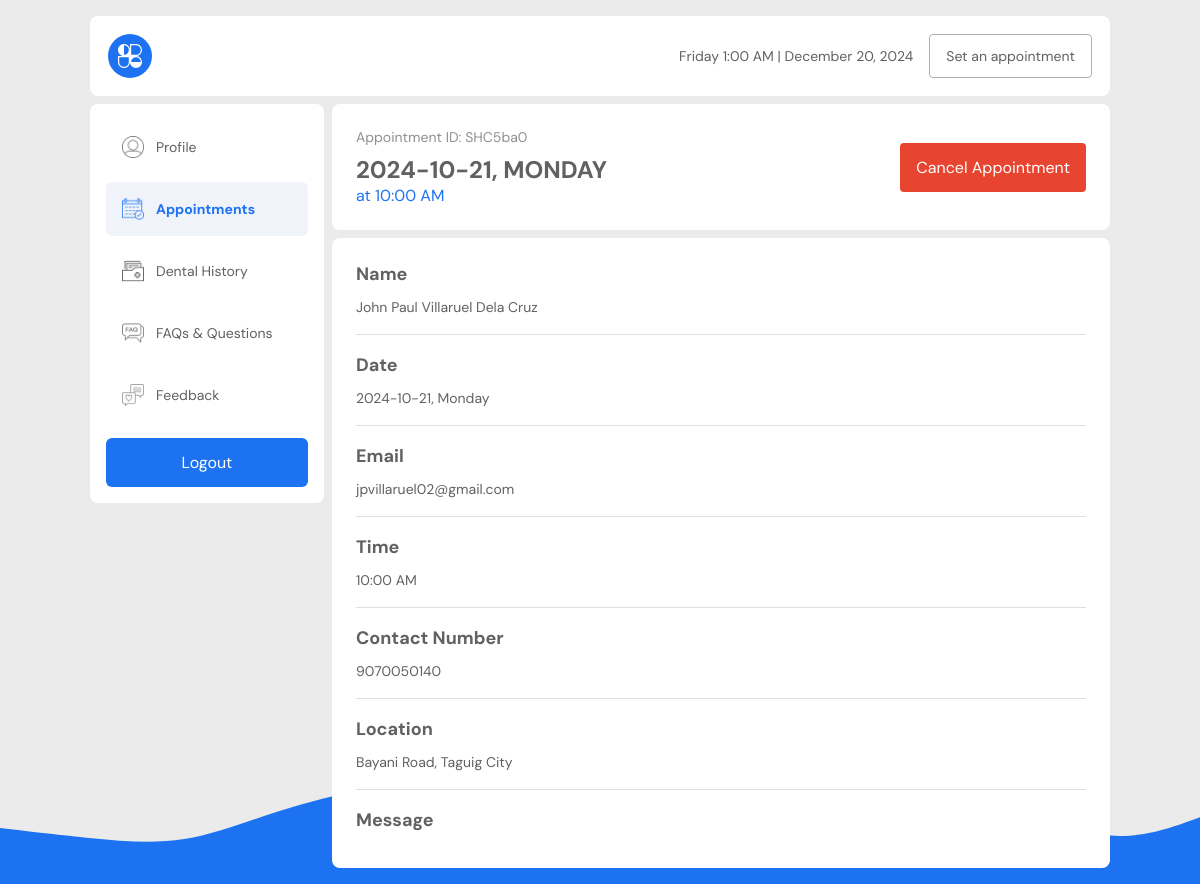
The app's page /user_pages/appointment_page.php (signed in), older data.
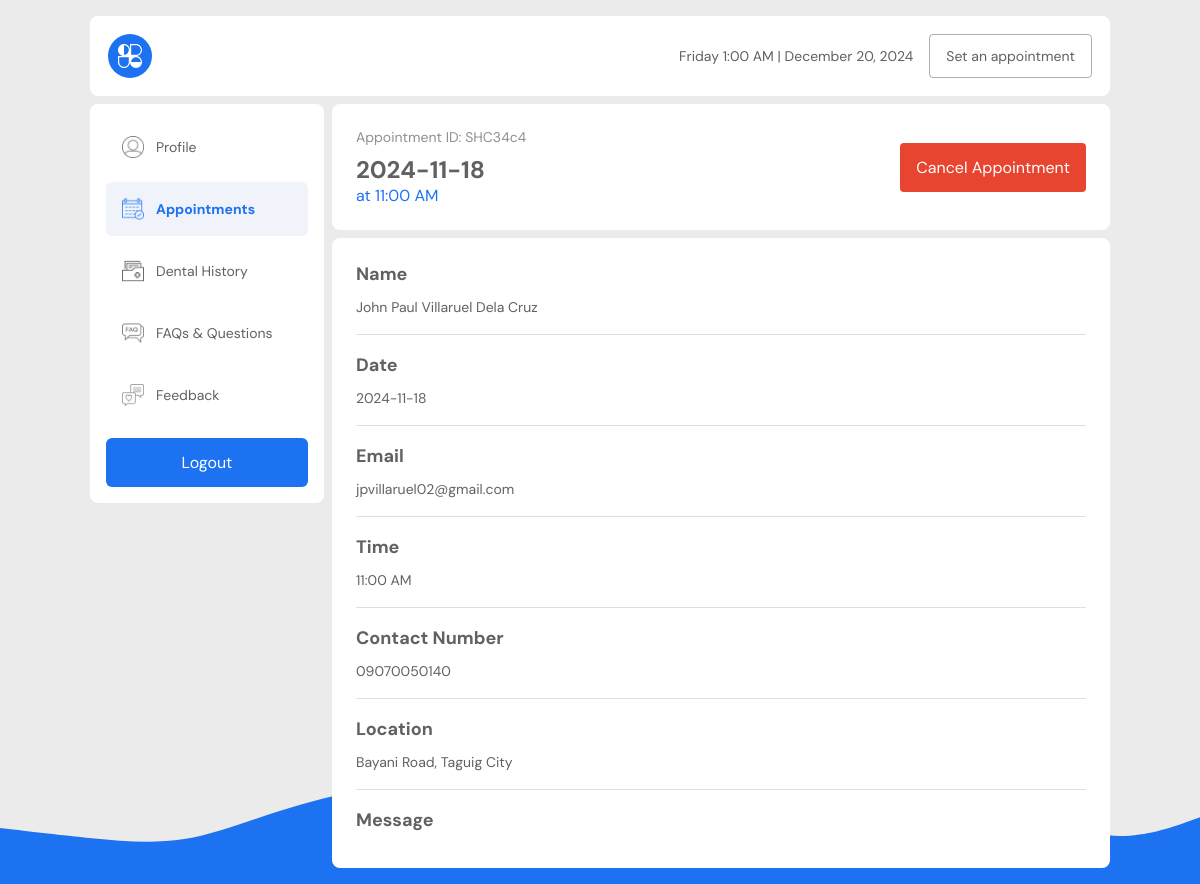
The same page, newer data.
### tables this page shows
CREATE TABLE `appointments` (
  `user_id` varchar(100) NOT NULL,
  `doctor_id` varchar(100) DEFAULT NULL,
  `appointment_id` varchar(20) NOT NULL,
  `label` varchar(100) NOT NULL,
  `name` varchar(255) NOT NULL,
  `email` varchar(255) NOT NULL,
  `contact` varchar(30) NOT NULL,
  `message` text NOT NULL,
  `date` varchar(30) NOT NULL,
  `time` varchar(30) NOT NULL,
  `service` varchar(100) NOT NULL,
  `location` varchar(100) NOT NULL,
  `status` varchar(50) NOT NULL,
  `created_at` datetime NOT NULL
);

### user_pages/appointment_page.php (the view, shortened to what this page needs)
<?php
require_once '../includes/dbh.inc.php';
  $user_id = $_SESSION['user_id'];
  $query = "SELECT * FROM appointments WHERE user_id = ? AND status =  'accepted' ";
  $stmt = $conn->prepare($query);
  $stmt->bind_param("s", $user_id);
  $stmt->execute();
  $result = $stmt->get_result();
?>
<!DOCTYPE html>
<html lang="en">
<head>
  <link rel="stylesheet" href="../src/dist/styles.css" />
</head>
<body class="user__page">
  <main class="user__main">
    <?php include('includes/nav.php'); ?>
    <section class="user-contents">
      <?php include('includes/sidenav.php'); ?>
    <section class="appointment__page account__container">
        <?php if ($row = $result->fetch_assoc()) {
          ?>
        <div class="appointments__container">
          <div class="appointment__item">
            <div class="header">
              <div class="header__body-text">
                <p class="appointment-id">Appointment ID: <?php echo $row["appointment_id"]; ?></p>
                <h2 class="appointment-date"><?php echo $row['date'] ?></h2>
                <p class="appointment-time">at <?php echo $row["time"]; ?></p>
              </div>
              <button class="header__cancel-btn" id="cancelAppointmentBtn">Cancel Appointment</button>
            </div>
              <div class="appointment__details">
                <div class="detail">
                  <p class="detail__header">Name</p>
                  <p class="detail__content" id="appName"><?php echo $row["name"]; ?></p>
                </div>
                <div class="detail">
                      <p class="detail__header">Date</p>
                      <p class="detail__content" id="appDate"><?php echo $row["date"]; ?></p>
                </div>
                <div class="detail">
                      <p class="detail__header">Email</p>
                      <p class="detail__content" id="appEmail"><?php echo $row["email"]; ?></p>
                </div>
                <div class="detail">
                      <p class="detail__header">Time</p>
                      <p class="detail__content" id="appTime"><?php echo $row["time"]; ?></p>
                </div>
                <div class="detail">
                      <p class="detail__header">Contact Number</p>
                      <p class="detail__content" id="appContact"><?php echo $row["contact"]; ?></p>
                </div>
                <div class="detail">
                      <p class="detail__header">Location</p>
                      <p class="detail__content" id="appLoc"><?php echo $row["location"]; ?></p>
                </div>
                <div class="detail">
                      <p class="detail__header">Message</p>
                </div>
            </div>
            <?php }
            $conn->close()?>
          </div>
        </div>
    </section>
  </main>
</body>
</html>

Row changes from the older to the newer data that the page shows:
removed appointments: appointment_id "SHC5ba0", date "2024-10-21, MONDAY", time "10:00 AM", name "John Paul Villaruel Dela Cruz", date "2024-10-21, Monday", email "jpvillaruel02@gmail.com", contact "9070050140", location "Bayani Road, Taguig City"
added appointments: appointment_id "SHC34c4", date "2024-11-18", time "11:00 AM", name "John Paul Villaruel Dela Cruz", email "jpvillaruel02@gmail.com", contact "09070050140", location "Bayani Road, Taguig City"
